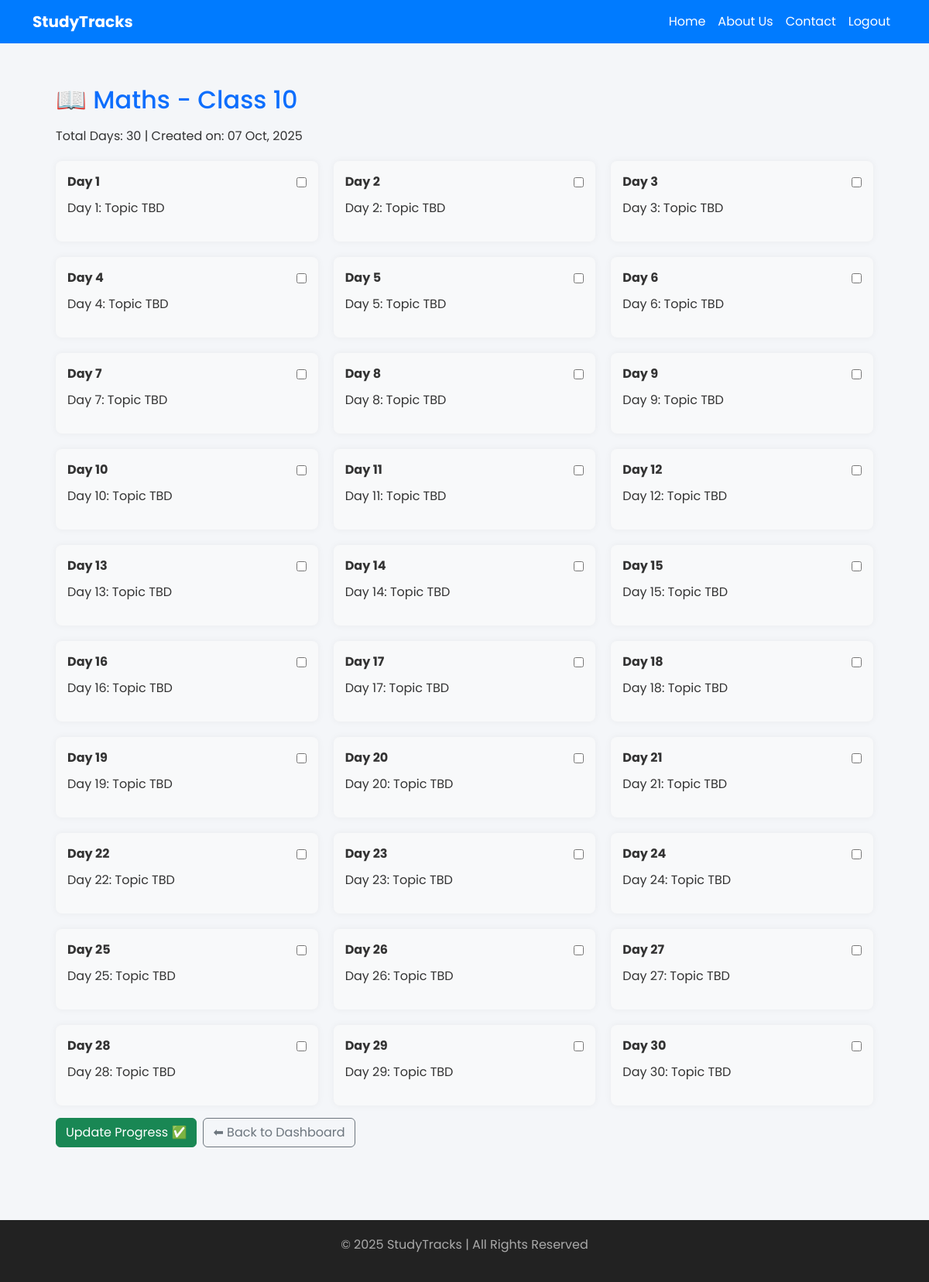
Screenshot of /view-plan/148/ (signed in) with the database file from the repository.
### study_plans/models.py (models this page shows)
class StudyPlan(models.Model):
    CLASS_CHOICES = [(str(i), f"Class {i}") for i in range(6, 13)]
    SUBJECT_CHOICES = [
        ('Maths','Maths'), ('Physics','Physics'), ('Chemistry','Chemistry'),
        ('Biology','Biology'), ('English','English'), ('Hindi','Hindi'),
        ('Social Science','Social Science'), ('Economics','Economics'),
        ('History','History'), ('Political Science','Political Science')
    ]
    user = models.ForeignKey(User, on_delete=models.CASCADE)
    class_name = models.CharField(max_length=2, choices=CLASS_CHOICES)
    subject = models.CharField(max_length=50, choices=SUBJECT_CHOICES)
    total_days = models.PositiveIntegerField()
    created_at = models.DateTimeField(auto_now_add=True)

class StudyDay(models.Model):
    plan = models.ForeignKey(StudyPlan, related_name="days", on_delete=models.CASCADE)
    day_number = models.PositiveIntegerField()
    topic = models.CharField(max_length=255)
    is_completed = models.BooleanField(default=False)
    class Meta:
        unique_together = ('plan', 'day_number')
        ordering = ['day_number']

### study_plans/views.py (the view)
# urls.py: path('view-plan/<int:plan_id>/', views.view_plan_view, name='view_plan'),
@login_required
def view_plan_view(request, plan_id):
    plan = get_object_or_404(StudyPlan, id=plan_id, user=request.user)
    days = plan.days.all()  # Fetch all StudyDay objects for this plan
    if request.method == "POST":
        completed_days = request.POST.getlist("completed")
        for day in days:
            day.is_completed = str(day.id) in completed_days
            day.save()
        return redirect('view_plan', plan_id=plan.id)  # Refresh page after update
    return render(request, 'study_plans/view_plan.html', {
        'plan': plan,
        'days': days
    })

### study_plans/templates/study_plans/view_plan.html (shortened to what this page needs)
{% extends "study_plans/dashboard_base.html" %}
{% block content %}
<div class="container my-4">
    <h2 class="text-primary mb-3">📖 {{ plan.subject }} - Class {{ plan.class_name }}</h2>
    <p>Total Days: {{ plan.total_days }} | Created on: {{ plan.created_at|date:"d M, Y" }}</p>
    <form method="POST">
        <div class="plans-grid">
            {% for day in days %}
            <div class="plan-card {% if day.is_completed %}completed{% endif %}">
                <div class="d-flex justify-content-between align-items-center">
                    <strong>Day {{ day.day_number }}</strong>
                    <input type="checkbox" name="completed" value="{{ day.id }}" {% if day.is_completed %}checked{% endif %}>
                </div>
                <p class="topic">{{ day.topic }}</p>
            </div>
            {% empty %}
            <p>No topics found. Please create a plan first.</p>
            {% endfor %}
        </div>
        <div class="mt-3 d-flex gap-2">
            <button type="submit" class="btn btn-success">Update Progress ✅</button>
            <a href="{% url 'dashboard' %}" class="btn btn-outline-secondary">⬅ Back to Dashboard</a>
        </div>
    </form>
</div>
{% endblock %}

### study_plans/templates/study_plans/dashboard_base.html (style rules this page uses)
body { font-family: 'Poppins', sans-serif; background-color: #f4f6f9; color: #333; }

### study_plans/templates/study_plans/view_plan.html (style rules this page uses)
.plans-grid { display: grid; grid-template-columns: repeat(auto-fit, minmax(250px, 1fr)); gap: 20px; margin-top: 20px; }
.plan-card { padding: 15px; background: #f8f9fa; border-radius: 8px; box-shadow: 0 0 10px rgba(0,0,0,0.05); transition: transform 0.2s, box-shadow 0.2s; }
.topic { margin-top: 10px; }

### rows the page displays
StudyPlan: subject "Maths", class_name "10", total_days "30", created_at "07 Oct, 2025"
StudyDay: day_number "1", topic "Day 1: Topic TBD"
StudyDay: day_number "2", topic "Day 2: Topic TBD"
StudyDay: day_number "3", topic "Day 3: Topic TBD"
StudyDay: day_number "4", topic "Day 4: Topic TBD"
StudyDay: day_number "5", topic "Day 5: Topic TBD"
StudyDay: day_number "6", topic "Day 6: Topic TBD"
StudyDay: day_number "7", topic "Day 7: Topic TBD"
StudyDay: day_number "8", topic "Day 8: Topic TBD"
StudyDay: day_number "9", topic "Day 9: Topic TBD"
StudyDay: day_number "10", topic "Day 10: Topic TBD"
StudyDay: day_number "11", topic "Day 11: Topic TBD"
StudyDay: day_number "12", topic "Day 12: Topic TBD"
StudyDay: day_number "13", topic "Day 13: Topic TBD"
StudyDay: day_number "14", topic "Day 14: Topic TBD"
StudyDay: day_number "15", topic "Day 15: Topic TBD"
StudyDay: day_number "16", topic "Day 16: Topic TBD"
StudyDay: day_number "17", topic "Day 17: Topic TBD"
StudyDay: day_number "18", topic "Day 18: Topic TBD"
StudyDay: day_number "19", topic "Day 19: Topic TBD"
StudyDay: day_number "20", topic "Day 20: Topic TBD"
StudyDay: day_number "21", topic "Day 21: Topic TBD"
StudyDay: day_number "22", topic "Day 22: Topic TBD"
StudyDay: day_number "23", topic "Day 23: Topic TBD"
StudyDay: day_number "24", topic "Day 24: Topic TBD"
StudyDay: day_number "25", topic "Day 25: Topic TBD"
StudyDay: day_number "26", topic "Day 26: Topic TBD"
StudyDay: day_number "27", topic "Day 27: Topic TBD"
StudyDay: day_number "28", topic "Day 28: Topic TBD"
StudyDay: day_number "29", topic "Day 29: Topic TBD"
StudyDay: day_number "30", topic "Day 30: Topic TBD"
